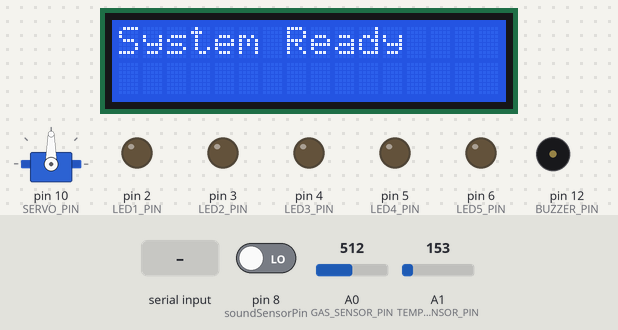
Simulated run of this sketch. Board: Arduino Uno, built with avr-gcc and run on an emulated ATmega328P. Shown: servo, 16×2 character LCD, output pins drawn as LEDs (lit = HIGH), buzzer (waves = sounding). Inputs (shaded band) come from the test bench; at power-on: pin 8 (soundSensorPin) LOW, A0 (GAS_SENSOR_PIN) = 512, A1 (TEMP_SENSOR_PIN) = 153. What the sketch prints to the serial monitor is not drawn.

Above: at 1.2 s.
1.3 s: "+" received over Serial
At 2.5 s:
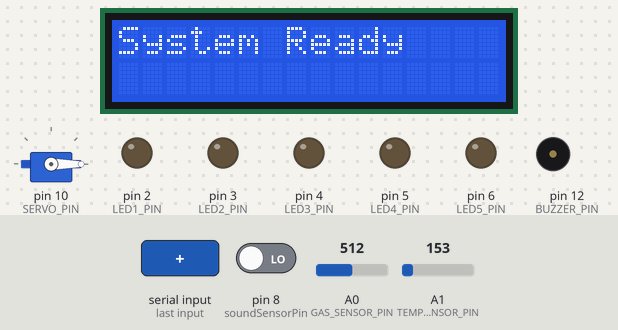
2.8 s: "8" received over Serial
At 12.4 s:
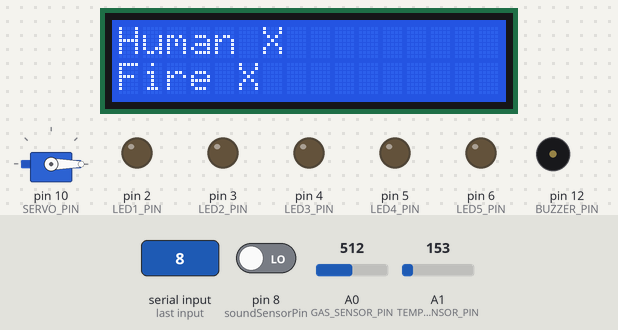
Timing chart, 0 to 12.8 s (numbered marks = the images above; inputs shaded):
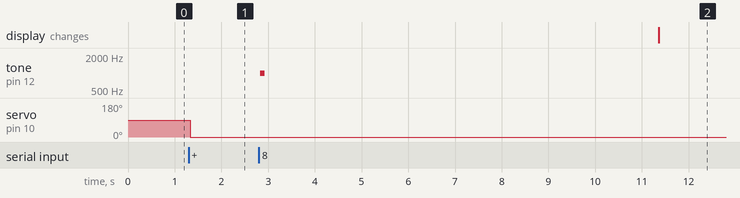

The sketch:

final.ino
```cpp
#include <LiquidCrystal_I2C.h>
#include <Arduino.h>
#include <Servo.h> // 서보 모터 제어를 위한 라이브러리


// 핀 설정
#define GAS_SENSOR_PIN A0       // 가스 센서 핀
#define TEMP_SENSOR_PIN A1      // 온도 센서 핀
#define BUZZER_PIN 12           // 부저 핀
#define SERVO_PIN 10            // 서보 모터 핀
#define LED1_PIN 2              // LED1 핀
#define LED2_PIN 3              // LED2 핀
#define LED3_PIN 4              // LED3 핀
#define LED4_PIN 5              // LED4 핀
#define LED5_PIN 6              // LED5 핀
#define soundSensorPin 8        // 사운드 센서 핀


LiquidCrystal_I2C lcd(0x27, 16, 2); // LCD 주소 0x3F, 크기 16x2
// 상수 정의
#define GAS_THRESHOLD 400       // 가스 감지 임계값
#define TEMP_THRESHOLD 50.0     // 온도 임계값 (°C)
#define ADC_MAX 1023.0          // ADC 최대값 (10비트)


// 전역 변수
float temperature = 0.0;
int gasValue = 0;
bool fireState = false;
bool fireStates = false;
bool humanState = false;
bool humanDetected = false;
bool manualControl = false; // 수동 제어 상태
int soundDetected = LOW;    // 사운드 감지 상태 저장 변수
unsigned long previousMillis = 0; // 데이터 전송 간격 제어
unsigned long servoActionMillis = 0; // 서보 모터 상태 변경 시간 기록
const unsigned long dataInterval = 1000; // 센서 데이터 전송 간격 1초
const unsigned long servoDelay = 10000;  // 서보 모터 상태 변경 대기 시간 10초

bool buzzerState = false;
unsigned long buzzerStartMillis = 0;
const unsigned long buzzerDuration = 500;

// 서보 모터 객체 생성
Servo servo;

// 부저 제어 함수
void buzzerOn(int frequency) {
  if(!buzzerState){
    tone(BUZZER_PIN, frequency);
    buzzerState = true;
    buzzerStartMillis = millis();
  }
}

void buzzerOff() {
  if (buzzerState){
    noTone(BUZZER_PIN);
    buzzerState = false;
  }
}

// LED 제어 함수
void ledOnSequence() {
  for (int i = 0; i < 5; i++) {
    digitalWrite(LED1_PIN + i, HIGH);
    delay(500);
  }
}

void ledOff() {
  for (int i = 0; i < 5; i++) {
    digitalWrite(LED1_PIN + i, LOW);
  }
}

// 서보 모터 각도 제어 함수
void setServoAngle(int angle) {
  servo.write(angle);
}

// TMP36 온도 센서 값 읽기
float readTemperature() {
  int tempRaw = analogRead(TEMP_SENSOR_PIN);
  float voltage = tempRaw * (5.0 / ADC_MAX); // 전압 계산
  return (voltage * 3) * 50 ; // 섭씨로 변환
}

// 센서 데이터 전송 함수
void sendSensorData() {
  Serial.print("gas: ");
  Serial.print(gasValue);
  Serial.print(", temperature: ");
  Serial.println((int)temperature); // 소수점 제거를 위해 정수 변환
}

// 시리얼 데이터 처리 함수
void processReceivedData(char data) {
  if (data == '1') {
    humanState = true;
  } else if (data == '2') {
    humanState = false;
  } else if (data == '3') {
    fireState = true;
  } else if (data == '4') {
    fireState = false;
  } else if (data == '+') {
    manualControl = true;
    setServoAngle(0); // 방화문 열기
    servoActionMillis = millis(); // 동작 시간 기록
  } else if (data == '-') {
    manualControl = true;
    setServoAngle(90); // 방화문 닫기
    servoActionMillis = millis(); // 동작 시간 기록
    delay(50);
  } else if (data == '8'){
    buzzerOn(1000);
    delay(100);
    buzzerOff();
  } else if (data == '9'){
    buzzerOff();
  }
}


void setup() {
  // 핀 모드 설정
  pinMode(GAS_SENSOR_PIN, INPUT);
  pinMode(TEMP_SENSOR_PIN, INPUT);
  pinMode(soundSensorPin, INPUT);
  pinMode(BUZZER_PIN, OUTPUT);
  for (int i = 0; i < 5; i++) {
    pinMode(LED1_PIN + i, OUTPUT);
  }

  // 서보 모터 초기화
  servo.attach(SERVO_PIN);
  setServoAngle(90); // 초기 위치 설정

  // LCD 초기화
  lcd.init();          // LCD 초기화
  lcd.backlight();     // LCD 백라이트 켜기
  lcd.clear();         // LCD 화면 지우기
  lcd.setCursor(0, 0); // 커서를 첫 번째 줄로 이동
  lcd.print("System Ready");

  // 시리얼 통신 시작
  Serial.begin(9600);
}

void loop() {
  // 현재 시간 가져오기
  unsigned long currentMillis = millis();

  // 주기적으로 센서 데이터 읽기
  if (currentMillis - previousMillis >= dataInterval) {
    previousMillis = currentMillis;

    // 센서 값 읽기
    gasValue = analogRead(GAS_SENSOR_PIN);
    temperature = readTemperature();
    soundDetected = digitalRead(soundSensorPin); // 사운드 감지 상태 읽기

    // 센서 데이터 전송
    sendSensorData();


    // 화재 상태 업데이트
    fireStates = ((gasValue > GAS_THRESHOLD || temperature > TEMP_THRESHOLD) && fireState);
  }

  // 서보 모터 자동 제어 (수동 입력 없을 때만)
  if (!manualControl && (currentMillis - servoActionMillis >= servoDelay)) {
    // 사람이 말하는 소리가 감지되면 방화문 열기
    if (!humanState && (soundDetected == HIGH) && fireStates) {
      setServoAngle(0); // 방화문 열기
      ledOnSequence();
      lcd.clear();
      lcd.setCursor(0, 0);
      lcd.print("Human Voice O");
      lcd.setCursor(0, 1);
      lcd.print("Fire O");
    } else if (!humanState && fireStates) {
      setServoAngle(90); // 방화문 닫기
      buzzerOn(1000);
      delay(500);
      buzzerOff();
      lcd.clear();
      lcd.setCursor(0, 0);
      lcd.print("Human X");
      lcd.setCursor(0, 1);
      lcd.print("Fire O");
    } else if (humanState && fireStates) {
      setServoAngle(0); // 방화문 열기
      buzzerOn(1000);
      delay(500);
      ledOnSequence();
      buzzerOff();
      lcd.clear();
      lcd.setCursor(0, 0);
      lcd.print("Human O");
      lcd.setCursor(0, 1);
      lcd.print("Fire O");
    } else if (!humanState && !fireStates) {
      buzzerOff();
      ledOff();
       lcd.clear();
      lcd.setCursor(0, 0);
      lcd.print("Human X");
      lcd.setCursor(0, 1);
      lcd.print("Fire X");
    } else if (humanState && !fireStates) {
      setServoAngle(0); // 방화문 열기
      buzzerOff();
      ledOff();
      lcd.clear();
      lcd.setCursor(0, 0);
      lcd.print("Human O");
      lcd.setCursor(0, 1);
      lcd.print("Fire X");
    }
    servoActionMillis = currentMillis; // 마지막 동작 시간 기록
  }


  // 시리얼 데이터 수신 처리
  if (Serial.available()) {
    char receivedChar = Serial.read();
    processReceivedData(receivedChar);
    manualControl = false; // 수동 입력 처리 후 자동 모드로 복귀
  }

  delay(50); // 주기적으로 센서 값 읽기
}
```

Measured:
- after the input at 1.3 s, servo on pin 10 (SERVO_PIN): 90° → 0° at once
- after the input at 2.8 s, tone on pin 12 (BUZZER_PIN): silent → 1000 Hz at once, → silent 0.10 s later
